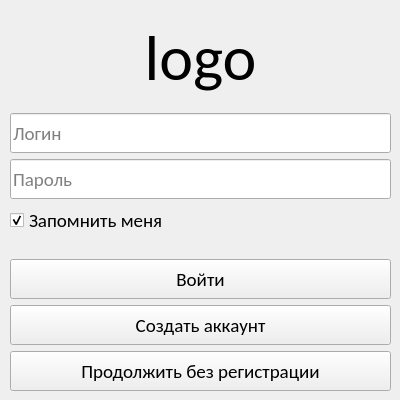
   <widget class="QWidget" name="main">
    <widget class="QWidget" name="verticalLayoutWidget">
     <property name="geometry">
      <rect>
       <x>10</x>
       <y>10</y>
       <width>381</width>
       <height>381</height>
      </rect>
     </property>
     <layout class="QVBoxLayout" name="verticalLayout">
      <item>
       <widget class="QLabel" name="main_label">
        <property name="minimumSize">
         <size>
          <width>0</width>
          <height>97</height>
         </size>
        </property>
        <property name="maximumSize">
         <size>
          <width>16777215</width>
          <height>97</height>
         </size>
        </property>
        <property name="font">
         <font>
          <family>Calibri</family>
          <pointsize>48</pointsize>
         </font>
        </property>
        <property name="autoFillBackground">
         <bool>false</bool>
        </property>
        <property name="styleSheet">
         <string notr="true"/>
        </property>
        <property name="text">
         <string>logo</string>
        </property>
        <property name="alignment">
         <set>Qt::AlignCenter</set>
        </property>
       </widget>
      </item>
      <item>
       <widget class="QLineEdit" name="login_edit">
        <property name="minimumSize">
         <size>
          <width>0</width>
          <height>40</height>
         </size>
        </property>
        <property name="font">
         <font>
          <family>Calibri</family>
          <pointsize>14</pointsize>
         </font>
        </property>
        <property name="styleSheet">
         <string notr="true"/>
        </property>
        <property name="placeholderText">
         <string>Логин</string>
        </property>
       </widget>
      </item>
      <item>
       <widget class="QLineEdit" name="pass_edit">
        <property name="minimumSize">
         <size>
          <width>0</width>
          <height>40</height>
         </size>
        </property>
        <property name="font">
         <font>
          <family>Calibri</family>
          <pointsize>14</pointsize>
         </font>
        </property>
        <property name="styleSheet">
         <string notr="true"/>
        </property>
        <property name="echoMode">
         <enum>QLineEdit::Password</enum>
        </property>
        <property name="placeholderText">
         <string>Пароль</string>
        </property>
       </widget>
      </item>
      <item>
       <layout class="QHBoxLayout" name="horizontalLayout">
        <item>
         <widget class="QCheckBox" name="remember">
          <property name="minimumSize">
           <size>
            <width>0</width>
            <height>30</height>
           </size>
          </property>
          <property name="font">
           <font>
            <family>Calibri</family>
            <pointsize>14</pointsize>
           </font>
          </property>
          <property name="styleSheet">
           <string notr="true"/>
          </property>
          <property name="text">
           <string>Запомнить меня</string>
          </property>
          <property name="iconSize">
           <size>
            <width>10</width>
            <height>10</height>
           </size>
          </property>
          <property name="checked">
           <bool>true</bool>
          </property>
         </widget>
        </item>
        <item>
         <widget class="QLabel" name="error_label">
          <property name="maximumSize">
           <size>
            <width>16777215</width>
            <height>25</height>
           </size>
          </property>
          <property name="font">
           <font>
            <family>Calibri</family>
            <pointsize>14</pointsize>
            <weight>50</weight>
            <italic>false</italic>
            <bold>false</bold>
           </font>
          </property>
          <property name="styleSheet">
           <string notr="true">font: 14pt &quot;Calibri&quot;;
color: rgb(255, 0, 0);</string>
          </property>
          <property name="text">
           <string/>
          </property>
          <property name="alignment">
           <set>Qt::AlignRight|Qt::AlignTrailing|Qt::AlignVCenter</set>
          </property>
         </widget>
        </item>
       </layout>
      </item>
      <item>
       <spacer name="verticalSpacer_6">
        <property name="orientation">
         <enum>Qt::Vertical</enum>
        </property>
        <property name="sizeHint" stdset="0">
         <size>
          <width>20</width>
          <height>40</height>
         </size>
        </property>
       </spacer>
      </item>
      <item>
       <widget class="QPushButton" name="sign_in_btn">
        <property name="minimumSize">
         <size>
          <width>0</width>
          <height>40</height>
         </size>
        </property>
        <property name="font">
         <font>
          <family>Calibri</family>
          <pointsize>14</pointsize>
         </font>
        </property>
        <property name="styleSheet">
         <string notr="true"/>
        </property>
        <property name="text">
         <string>Войти</string>
        </property>
       </widget>
      </item>
      <item>
       <widget class="QPushButton" name="create_account_btn">
        <property name="minimumSize">
         <size>
          <width>0</width>
          <height>40</height>
         </size>
        </property>
        <property name="font">
         <font>
          <family>Calibri</family>
          <pointsize>14</pointsize>
         </font>
        </property>
        <property name="styleSheet">
         <string notr="true"/>
        </property>
        <property name="text">
         <string>Создать аккаунт</string>
        </property>
       </widget>
      </item>
      <item>
       <widget class="QPushButton" name="non_registration_btn">
        <property name="minimumSize">
         <size>
          <width>0</width>
          <height>40</height>
         </size>
        </property>
        <property name="font">
         <font>
          <family>Calibri</family>
          <pointsize>14</pointsize>
         </font>
        </property>
        <property name="styleSheet">
         <string notr="true"/>
        </property>
        <property name="text">
         <string>Продолжить без регистрации</string>
        </property>
       </widget>
      </item>
     </layout>
    </widget>
   </widget>
